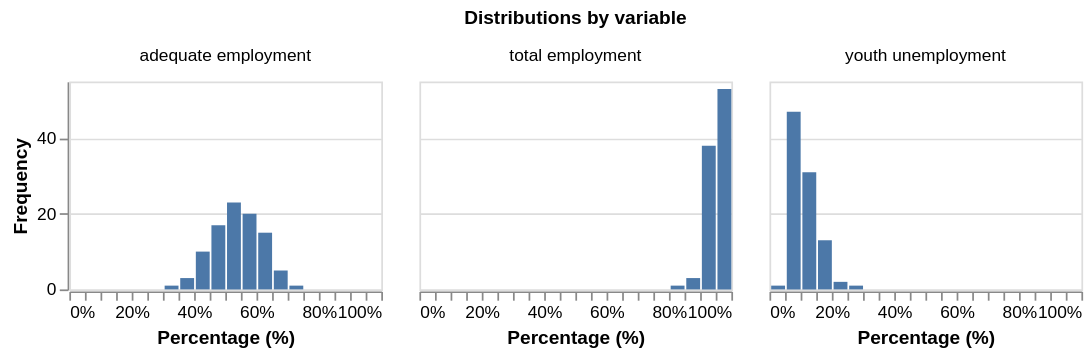

Here is the notebook cell this chart was saved with:
### Code cell
# 1. Filter your long dataframe to include only the 3 variables you want
vars_to_show = ['adequate employment', 'total employment', 'youth unemployment']
df_filtered = df_long[df_long['variable'].isin(vars_to_show)]

# 2. Create the chart using the filtered dataframe
chart_hist = alt.Chart(df_filtered).mark_bar().encode(
    x=alt.X(
        'valor:Q',
        bin=alt.Bin(maxbins=30),
        scale=alt.Scale(domain=[0, 100]),
        title='Percentage (%)',
        axis=alt.Axis(format='.0f', labelExpr="datum.label + '%'")
    ),
    y=alt.Y('count():Q', title='Frequency') # (Fixed a minor typo: Frecuency -> Frequency)
).properties(
    width=180,
    height=120
).facet(
    facet=alt.Facet('variable:N', title='Distributions by variable'),
    columns=3  # Changed from 5 to 3 since you only have 3 charts now
)

chart_hist

### Figure 1 — Vega-Lite specification as saved in the notebook (floating-point values rounded to 4 significant figures; data arrays with more than 128 entries replaced by an {"elided": "..."} marker saying what was removed)
{"config": {"view": {"continuousWidth": 300, "continuousHeight": 300}}, "data": {"name": "data-9184a220a7b4c7d49dbb96a1816024c0"}, "facet": {"field": "variable", "title": "Distributions by variable", "type": "nominal"}, "spec": {"mark": {"type": "bar"}, "encoding": {"x": {"axis": {"format": ".0f", "labelExpr": "datum.label + '%'"}, "bin": {"maxbins": 30}, "field": "valor", "scale": {"domain": [0, 100]}, "title": "Percentage (%)", "type": "quantitative"}, "y": {"aggregate": "count", "title": "Frequency", "type": "quantitative"}}, "height": 120, "width": 180}, "columns": 3, "$schema": "https://vega.github.io/schema/vega-lite/v6.4.1.json", "datasets": {"data-9184a220a7b4c7d49dbb96a1816024c0": {"elided": "285 records"}}}
